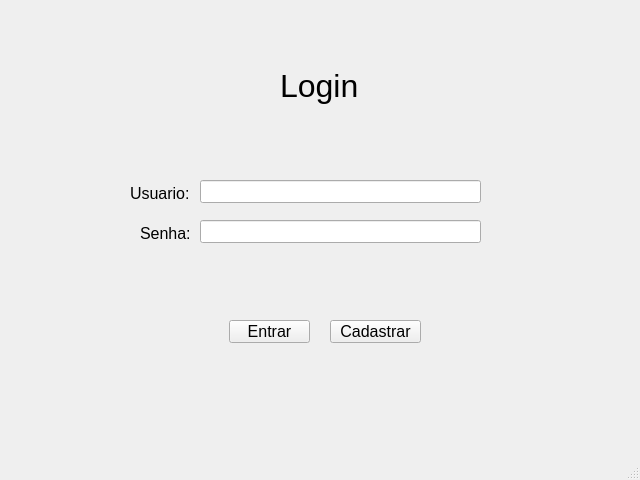
<?xml version="1.0" encoding="UTF-8"?>
<ui version="4.0">
 <class>MainWindow</class>
 <widget class="QMainWindow" name="MainWindow">
  <property name="geometry">
   <rect>
    <x>0</x>
    <y>0</y>
    <width>640</width>
    <height>480</height>
   </rect>
  </property>
  <property name="windowTitle">
   <string>MainWindow</string>
  </property>
  <property name="tabShape">
   <enum>QTabWidget::Rounded</enum>
  </property>
  <widget class="QWidget" name="centralwidget">
   <widget class="QLabel" name="titulo">
    <property name="geometry">
     <rect>
      <x>280</x>
      <y>60</y>
      <width>91</width>
      <height>51</height>
     </rect>
    </property>
    <property name="font">
     <font>
      <pointsize>24</pointsize>
     </font>
    </property>
    <property name="text">
     <string>Login</string>
    </property>
   </widget>
   <widget class="QLabel" name="label_2">
    <property name="geometry">
     <rect>
      <x>130</x>
      <y>185</y>
      <width>71</width>
      <height>16</height>
     </rect>
    </property>
    <property name="font">
     <font>
      <pointsize>12</pointsize>
     </font>
    </property>
    <property name="text">
     <string>Usuario:</string>
    </property>
   </widget>
   <widget class="QLabel" name="label_3">
    <property name="geometry">
     <rect>
      <x>140</x>
      <y>225</y>
      <width>71</width>
      <height>16</height>
     </rect>
    </property>
    <property name="font">
     <font>
      <pointsize>12</pointsize>
     </font>
    </property>
    <property name="text">
     <string>Senha:</string>
    </property>
   </widget>
   <widget class="QLineEdit" name="lineEdit">
    <property name="geometry">
     <rect>
      <x>200</x>
      <y>180</y>
      <width>281</width>
      <height>23</height>
     </rect>
    </property>
   </widget>
   <widget class="QLineEdit" name="lineEdit_2">
    <property name="geometry">
     <rect>
      <x>200</x>
      <y>220</y>
      <width>281</width>
      <height>23</height>
     </rect>
    </property>
    <property name="text">
     <string/>
    </property>
    <property name="echoMode">
     <enum>QLineEdit::Password</enum>
    </property>
    <property name="dragEnabled">
     <bool>false</bool>
    </property>
   </widget>
   <widget class="QPushButton" name="pushButton">
    <property name="geometry">
     <rect>
      <x>229</x>
      <y>320</y>
      <width>81</width>
      <height>23</height>
     </rect>
    </property>
    <property name="font">
     <font>
      <pointsize>12</pointsize>
     </font>
    </property>
    <property name="cursor">
     <cursorShape>PointingHandCursor</cursorShape>
    </property>
    <property name="text">
     <string>Entrar</string>
    </property>
   </widget>
   <widget class="QPushButton" name="pushButton_2">
    <property name="geometry">
     <rect>
      <x>330</x>
      <y>320</y>
      <width>91</width>
      <height>23</height>
     </rect>
    </property>
    <property name="font">
     <font>
      <pointsize>12</pointsize>
     </font>
    </property>
    <property name="cursor">
     <cursorShape>PointingHandCursor</cursorShape>
    </property>
    <property name="text">
     <string>Cadastrar</string>
    </property>
   </widget>
  </widget>
  <widget class="QMenuBar" name="menubar">
   <property name="geometry">
    <rect>
     <x>0</x>
     <y>0</y>
     <width>640</width>
     <height>20</height>
    </rect>
   </property>
  </widget>
  <widget class="QStatusBar" name="statusbar"/>
 </widget>
 <resources/>
 <connections/>
</ui>
